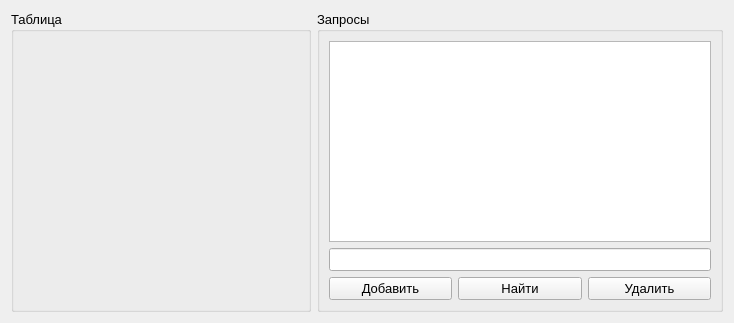
<?xml version="1.0" encoding="UTF-8"?>
<ui version="4.0">
 <class>Widget</class>
 <widget class="QWidget" name="Widget">
  <property name="geometry">
   <rect>
    <x>0</x>
    <y>0</y>
    <width>734</width>
    <height>323</height>
   </rect>
  </property>
  <property name="font">
   <font>
    <pointsize>10</pointsize>
   </font>
  </property>
  <property name="windowTitle">
   <string>Widget</string>
  </property>
  <layout class="QHBoxLayout" name="horizontalLayout">
   <item>
    <widget class="QGroupBox" name="groupBox">
     <property name="maximumSize">
      <size>
       <width>300</width>
       <height>16777215</height>
      </size>
     </property>
     <property name="title">
      <string>Таблица</string>
     </property>
     <layout class="QVBoxLayout" name="verticalLayout">
      <item>
       <widget class="QLabel" name="label">
        <property name="text">
         <string/>
        </property>
        <property name="alignment">
         <set>Qt::AlignLeading|Qt::AlignLeft|Qt::AlignTop</set>
        </property>
       </widget>
      </item>
     </layout>
    </widget>
   </item>
   <item>
    <widget class="QGroupBox" name="groupBox_2">
     <property name="title">
      <string>Запросы</string>
     </property>
     <layout class="QGridLayout" name="gridLayout">
      <item row="0" column="0" colspan="3">
       <widget class="QPlainTextEdit" name="plainTextEdit">
        <property name="readOnly">
         <bool>false</bool>
        </property>
       </widget>
      </item>
      <item row="1" column="0" colspan="3">
       <widget class="QLineEdit" name="lineEdit"/>
      </item>
      <item row="2" column="0">
       <widget class="QPushButton" name="pushButton_2">
        <property name="text">
         <string>Добавить</string>
        </property>
       </widget>
      </item>
      <item row="2" column="1">
       <widget class="QPushButton" name="pushButton">
        <property name="text">
         <string>Найти</string>
        </property>
       </widget>
      </item>
      <item row="2" column="2">
       <widget class="QPushButton" name="pushButton_3">
        <property name="text">
         <string>Удалить</string>
        </property>
       </widget>
      </item>
     </layout>
    </widget>
   </item>
  </layout>
 </widget>
 <resources/>
 <connections/>
</ui>
